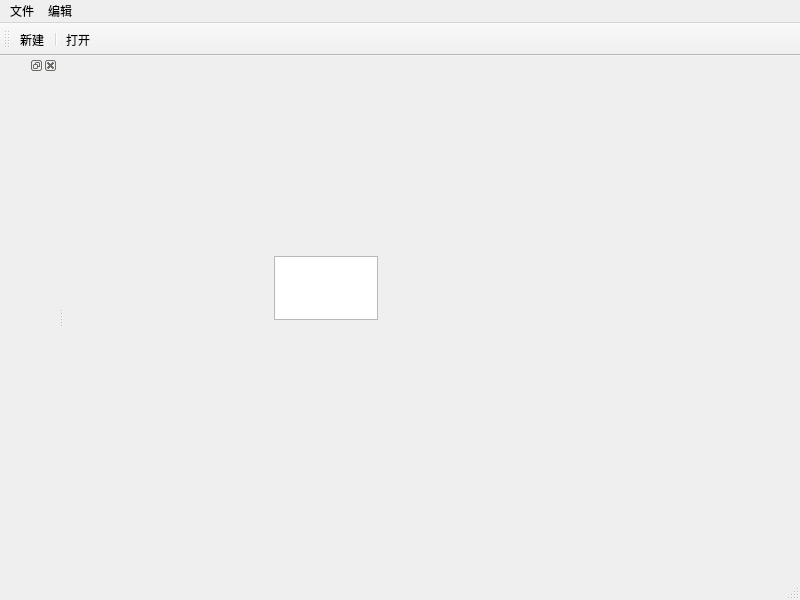
<?xml version="1.0" encoding="UTF-8"?>
<ui version="4.0">
 <class>MainWindow</class>
 <widget class="QMainWindow" name="MainWindow">
  <property name="geometry">
   <rect>
    <x>0</x>
    <y>0</y>
    <width>800</width>
    <height>600</height>
   </rect>
  </property>
  <property name="windowTitle">
   <string>MainWindow</string>
  </property>
  <widget class="QWidget" name="centralwidget">
   <widget class="QTextEdit" name="textEdit">
    <property name="geometry">
     <rect>
      <x>210</x>
      <y>200</y>
      <width>104</width>
      <height>64</height>
     </rect>
    </property>
   </widget>
  </widget>
  <widget class="QMenuBar" name="menubar">
   <property name="geometry">
    <rect>
     <x>0</x>
     <y>0</y>
     <width>800</width>
     <height>17</height>
    </rect>
   </property>
   <widget class="QMenu" name="menu">
    <property name="title">
     <string>文件</string>
    </property>
    <addaction name="actionnew"/>
    <addaction name="actionopen"/>
    <addaction name="separator"/>
    <addaction name="separator"/>
   </widget>
   <widget class="QMenu" name="menu_2">
    <property name="title">
     <string>编辑</string>
    </property>
   </widget>
   <addaction name="menu"/>
   <addaction name="menu_2"/>
  </widget>
  <widget class="QStatusBar" name="statusbar"/>
  <widget class="QToolBar" name="toolBar">
   <property name="windowTitle">
    <string>toolBar</string>
   </property>
   <attribute name="toolBarArea">
    <enum>TopToolBarArea</enum>
   </attribute>
   <attribute name="toolBarBreak">
    <bool>false</bool>
   </attribute>
   <addaction name="actionnew"/>
   <addaction name="separator"/>
   <addaction name="actionopen"/>
  </widget>
  <widget class="QDockWidget" name="dockWidget">
   <attribute name="dockWidgetArea">
    <number>1</number>
   </attribute>
   <widget class="QWidget" name="dockWidgetContents"/>
  </widget>
  <action name="actionnew">
   <property name="text">
    <string>新建</string>
   </property>
  </action>
  <action name="actionopen">
   <property name="text">
    <string>打开</string>
   </property>
  </action>
 </widget>
 <resources/>
 <connections/>
</ui>
